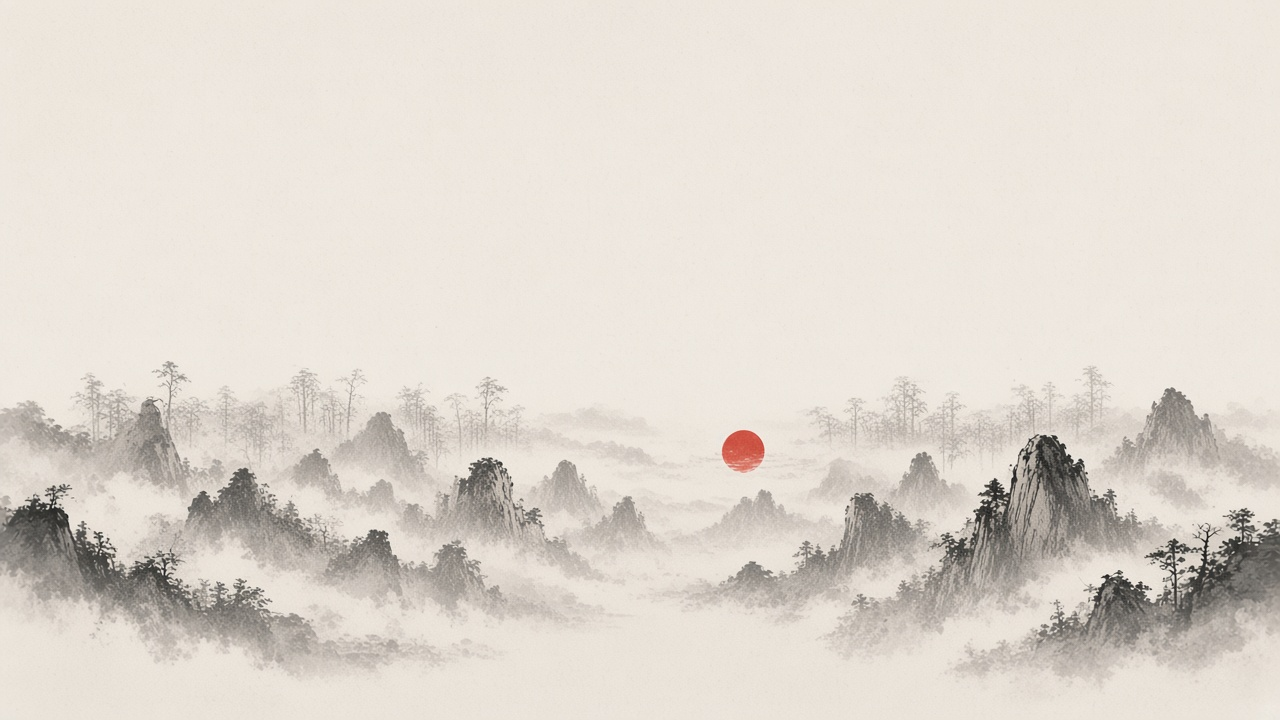
#> input picture team/art/src-environments/gen_forest_far.jpg, 1280 x 720 px
$ python process.py gen_world.jpg
#> lines starting #> are read from the running program, lines starting #| are printed output that depends on the picture; after the words box and inside, x2 and y2 are one past the last pixel; in counts of white or black regions, pixels touching at a corner belong together
# Post-process generated ink art into SPEC v1 environment assets (2560x1440, sRGB).
import numpy as np, os
from PIL import Image, ImageFilter
from scipy import ndimage as ndi
W,H=2560,1440
D=os.path.dirname(os.path.abspath(__file__)); OUT=os.path.dirname(D)
PAPER=np.array([0xec,0xe6,0xd8],float); INK=np.array([0x1b,0x18,0x13],float)
rng=np.random.default_rng(7)

def load(n):
#> called with n = 'gen_forest_far.jpg'
    im=Image.open(f"{D}/{n}").convert("RGB").resize((W,H),Image.LANCZOS)
    im=im.filter(ImageFilter.UnsharpMask(radius=2,percent=60,threshold=2))
    return np.asarray(im).astype(float)

def grain():
    g=rng.normal(0,1,(H//2,W//2)); g=ndi.gaussian_filter(g,1.0)
    g=np.asarray(Image.fromarray(((g*40)+128).clip(0,255).astype(np.uint8)).resize((W,H),Image.BICUBIC)).astype(float)
    return (g-128)/128.0
G=grain()

def redmask(a):
    r,g,b=a[...,0],a[...,1],a[...,2]
    return ((r-np.maximum(g,b))>55)&(r>110)

def to_palette(a):
    """Map greys onto SPEC paper/ink ramp; keep vermilion pixels, desaturate everything else."""
    L=a.mean(-1)
    lo,hi=np.percentile(L,0.5),np.percentile(L,99.5)
#> lo = 61.33; hi = 233.7
    t=((L-lo)/max(hi-lo,1)).clip(0,1)[...,None]
    grey=INK+(PAPER-INK)*t
    rm=ndi.binary_dilation(redmask(a),iterations=2)
#> in redmask, `return ((r-np.maximum(g,b))>55)&(r>110)`:
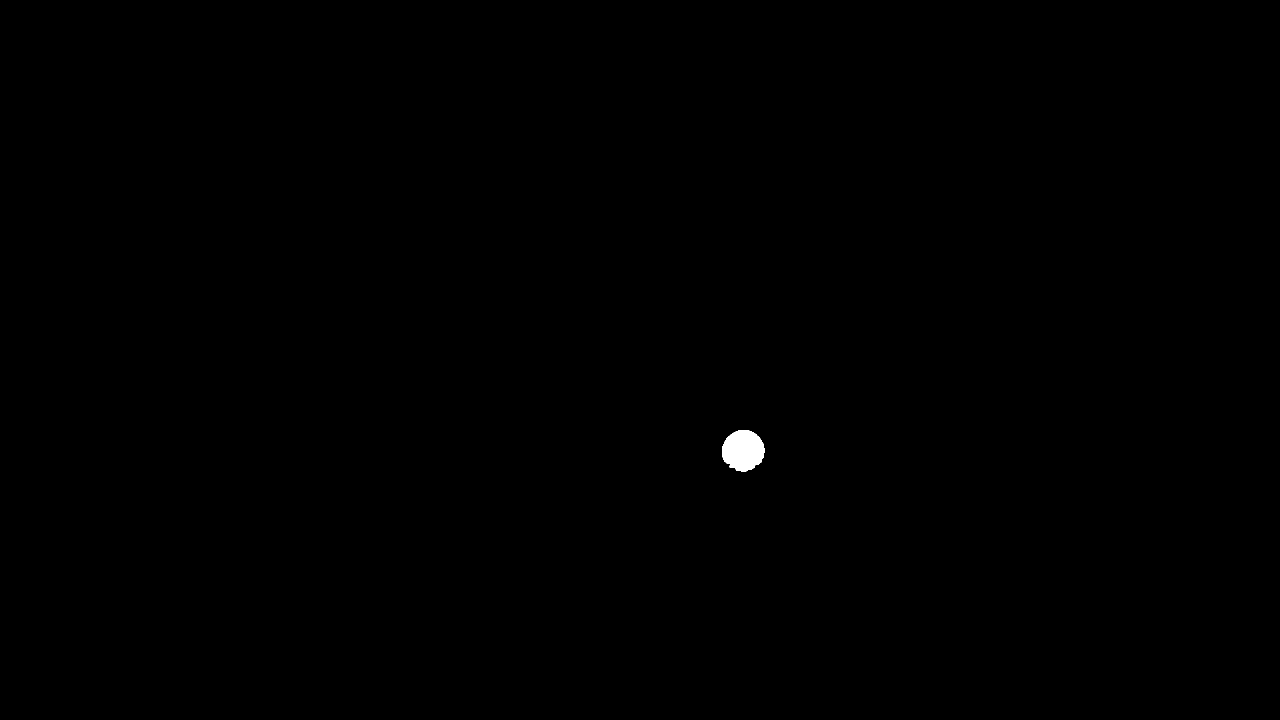
#> returned value: shape (1440, 2560) bool (shown at 1/2 size); 0.15% white; 1 white region, box (x1, y1, x2, y2) and area: (1444, 860, 1529, 944) 5453
#> rm: shape (1440, 2560) bool; 0.16% white; 1 white region, box (x1, y1, x2, y2) and area: (1442, 858, 1531, 946) 5974
    s=ndi.gaussian_filter(rm.astype(float),1.2)[...,None]
    # pull reds toward SPEC vermilion #b3261e, keep shading
    ver=np.array([0xb3,0x26,0x1e],float)*(0.55+0.6*t)
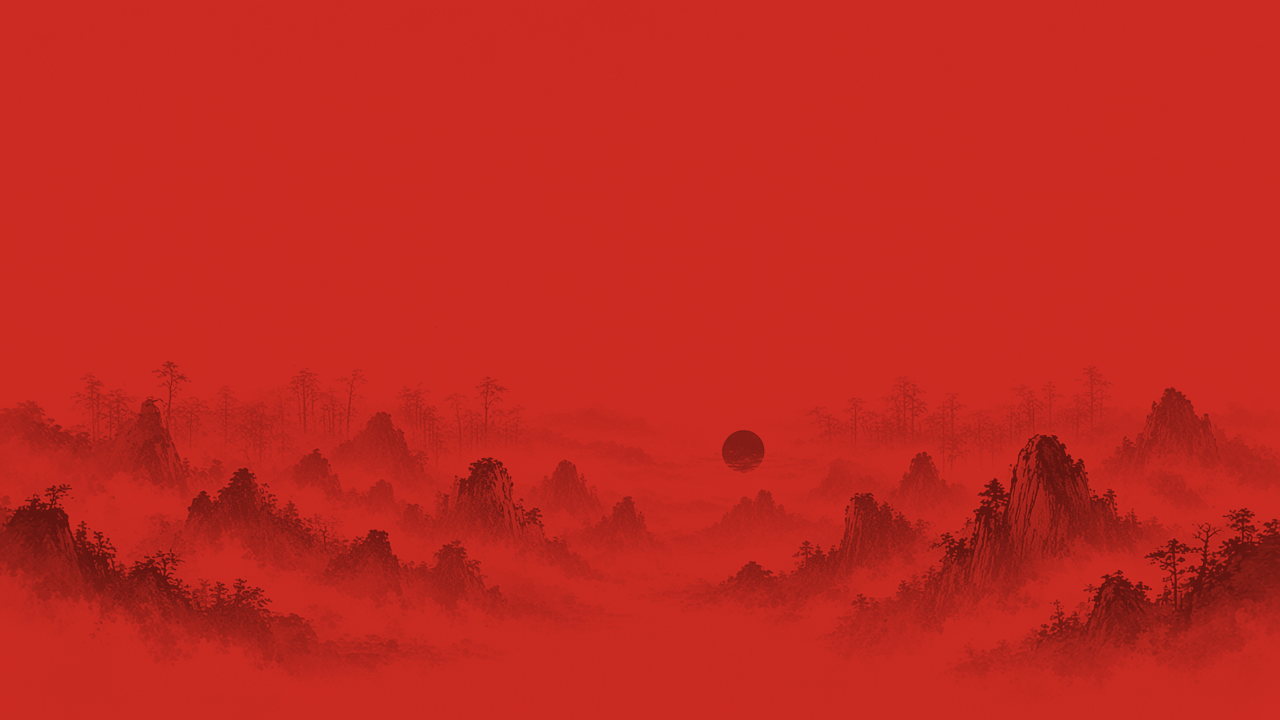
#> ver: shape (1440, 2560, 3) float64 (shown at 1/2 size); mean of channels 0, 1, 2 194.6, 41.3, 32.6; drawn as R, G, B
    out=grey*(1-s)+ver.clip(0,255)*s
    out=out*(1+0.025*G[...,None])
    return out.clip(0,255), rm

def save(arr,name,alpha=None):
#> called with name = 'poi-forest-far'
    a8=arr.clip(0,255).astype(np.uint8)
    if alpha is not None:
        im=Image.fromarray(np.dstack([a8,(alpha*255).clip(0,255).astype(np.uint8)]),"RGBA")
    else: im=Image.fromarray(a8,"RGB")
    im.save(f"{OUT}/{name}.png",optimize=True)
    im.save(f"{OUT}/{name}.webp",quality=90,method=6)
    return im

def opaque(src,name,nosun=False):
    a=load(src)
    if nosun:
        import cv2
        m=ndi.binary_dilation(redmask(a),iterations=6); lab,n=ndi.label(m)
        for i in range(1,n+1):
            ys,xs=np.where(lab==i)
            if xs.mean()>W*0.58: # the sun (torii is centre)
                a=cv2.inpaint(a.clip(0,255).astype(np.uint8),(lab==i).astype(np.uint8)*255,15,cv2.INPAINT_TELEA).astype(float)
    out,_=to_palette(a); return save(out,name)

def keyed(src,name,ground_y=None,fill_holes=False,silhouette=False,lighten=None):
    a=load(src); L=a.mean(-1)
#> call 2 of load, with n = 'gen_forest_mid.jpg'
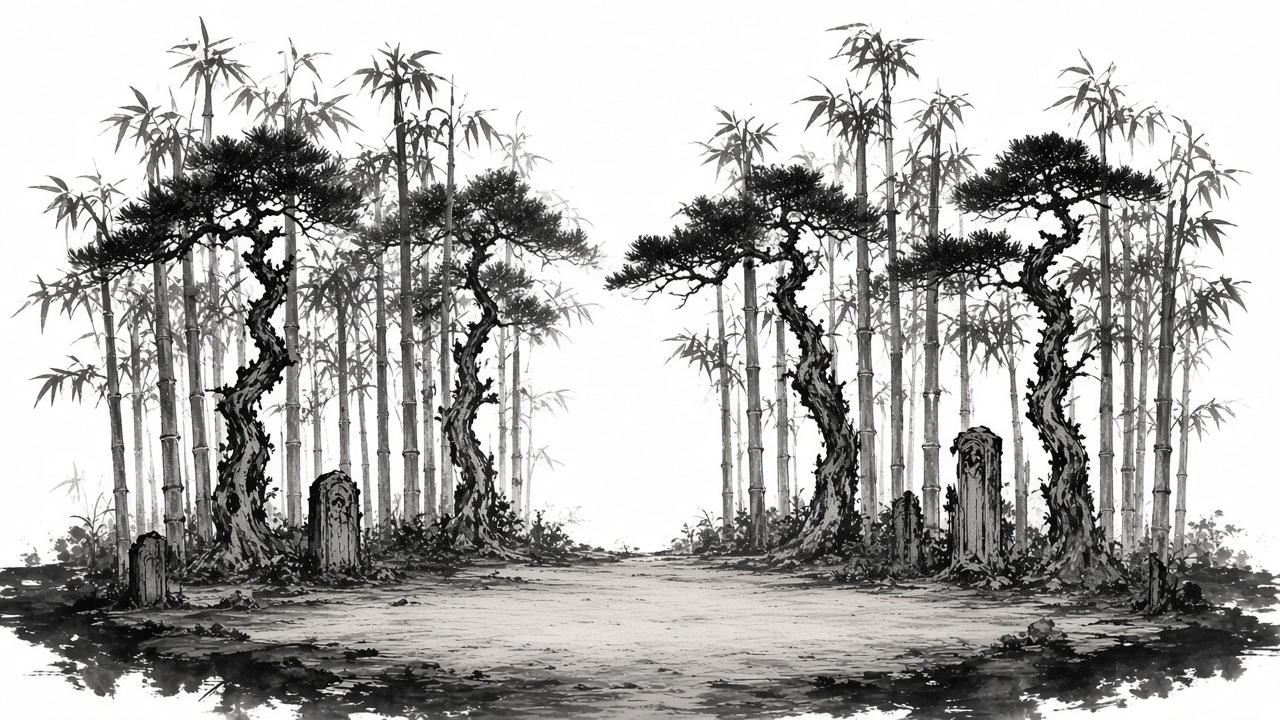
#> input picture team/art/src-environments/gen_forest_mid.jpg, 1280 x 720 px
    Lp=np.percentile(L,92)  # paper level (layers are mostly paper)
#> Lp = 255
    Lk=INK.mean()
    t0=10.0
    alpha=((Lp-L-t0)/(Lp-Lk-t0)).clip(0,1)
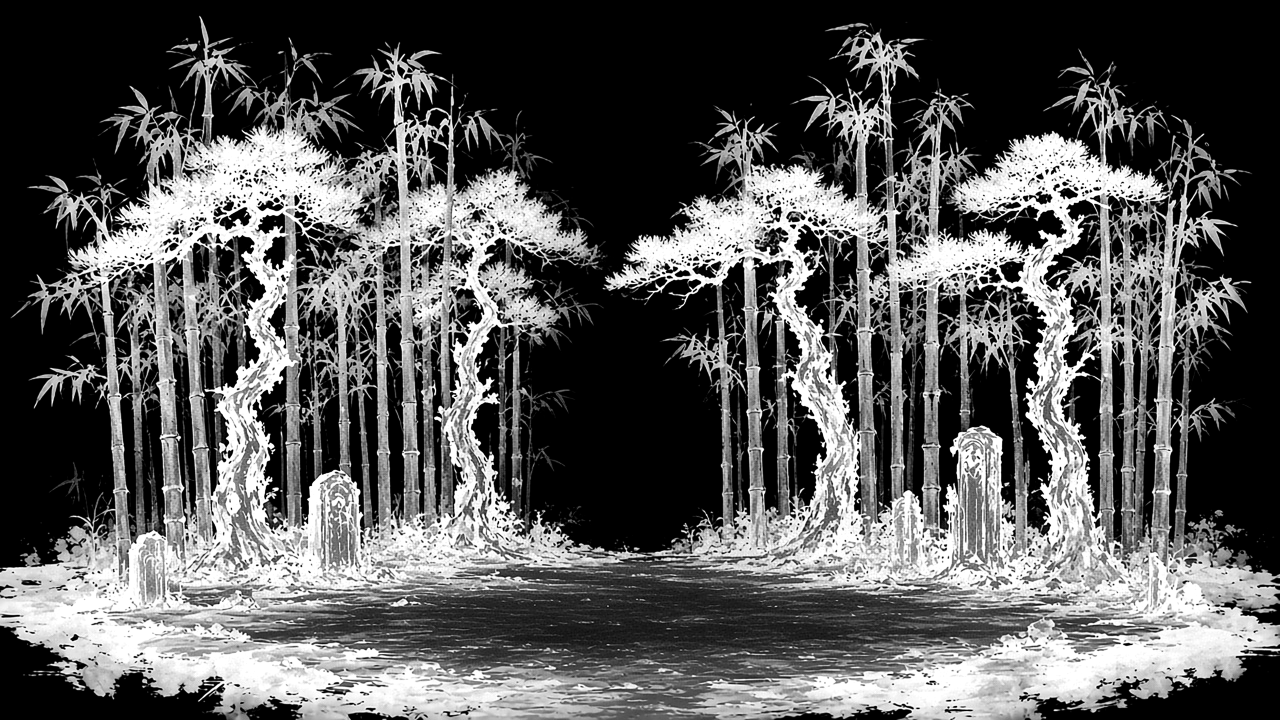
#> alpha: shape (1440, 2560) float64 (shown at 1/2 size); min 0, max 1, mean 0.346
    alpha=alpha**0.8
    rm=ndi.binary_dilation(redmask(a),iterations=2)
#> in redmask (call 2), `return ((r-np.maximum(g,b))>55)&(r>110)`: returned value: shape (1440, 2560) bool; every value is 0
#> (the run stopped early here; a loop or call above may not have finished)
